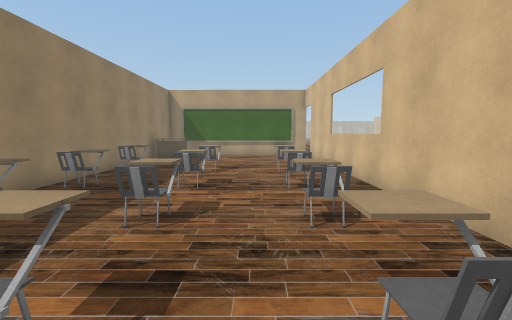
[1] (above)

18 first-person views from a walk through a Unity game level. The camera is 1.5 m above the floor, tilts 6° down and sees 90° across. The floor is counted in squares, 1 m on a side. Each view is taken from the middle of a square. On the plan, view 1 faces up. The plan holds only what a view shows up to about 13 squares ahead; the rest is blank. The place goes on beyond the plan. The player is left out. Door leaves are left out, so doorways stand open.

[2]
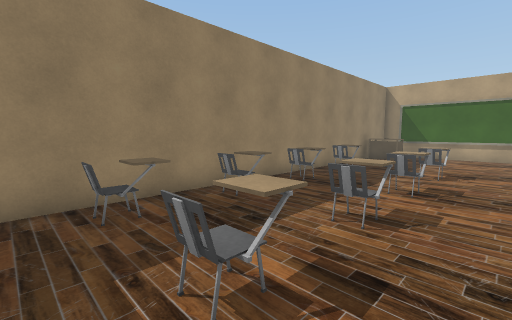

[3]
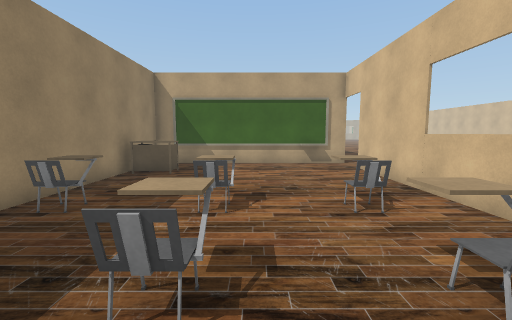

[4]
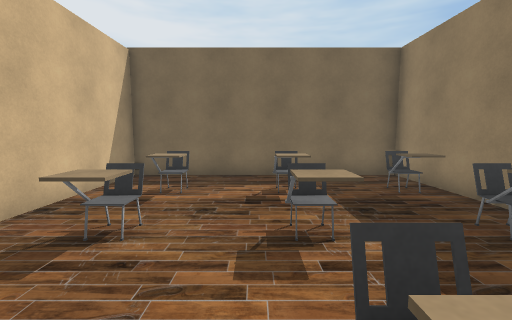

[5]
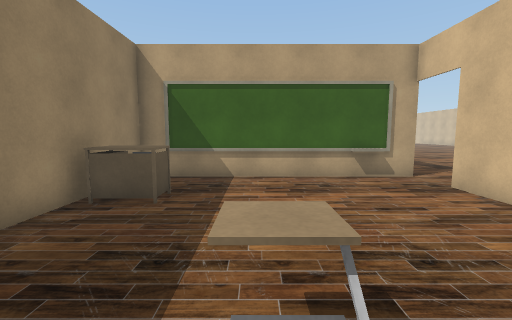

[6]
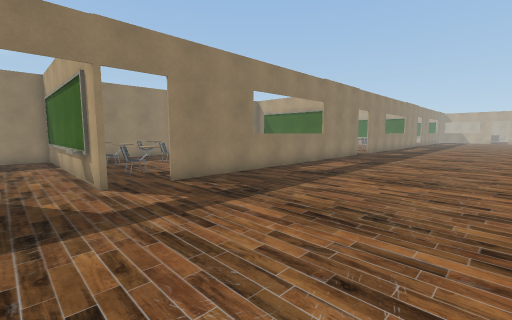

[7]
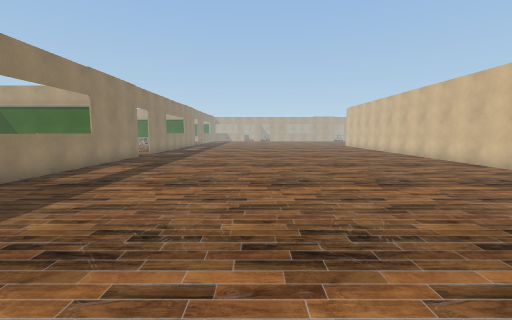

[8]
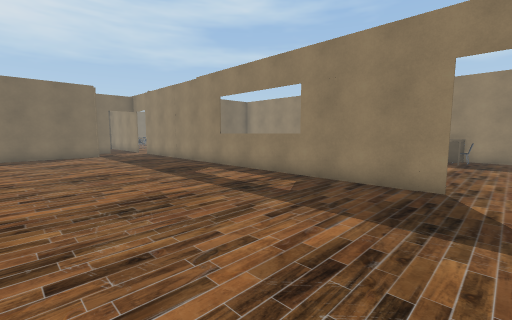

[9]
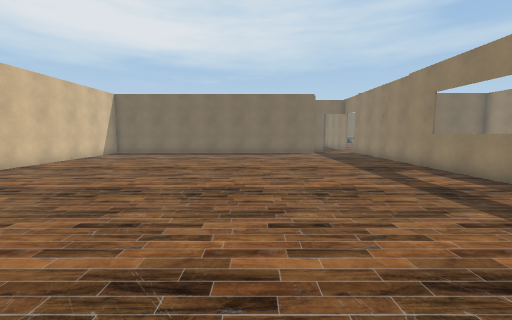

[10]
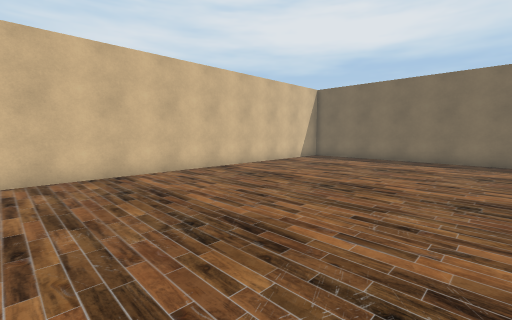

[11]
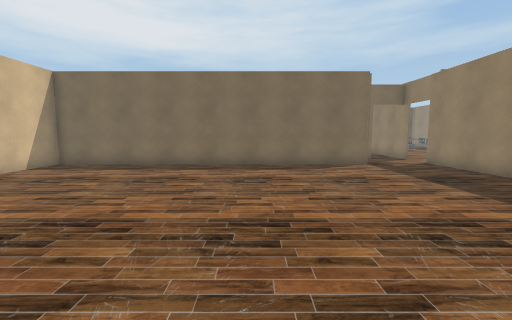

[12]
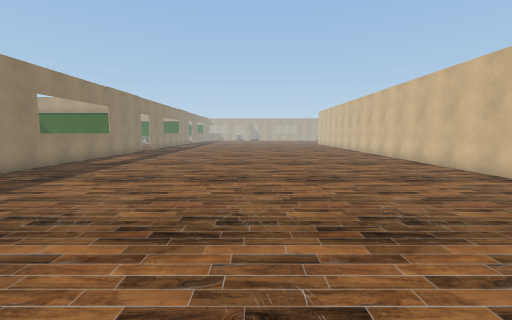

[13]
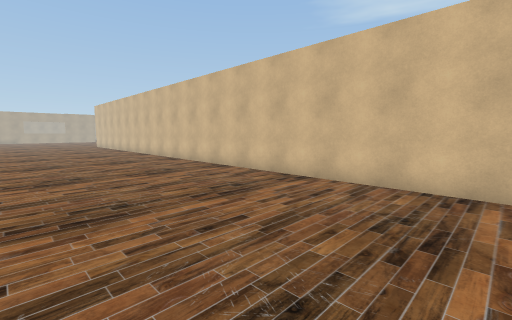

[14]
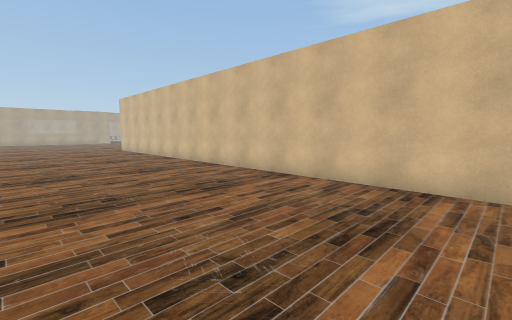

[15]
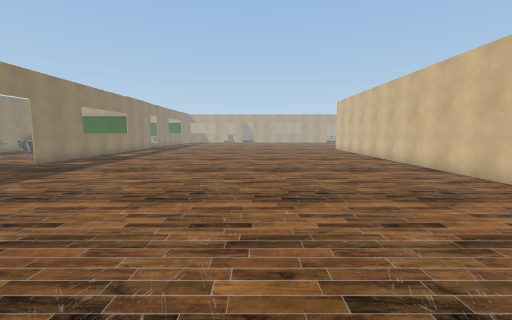

[16]
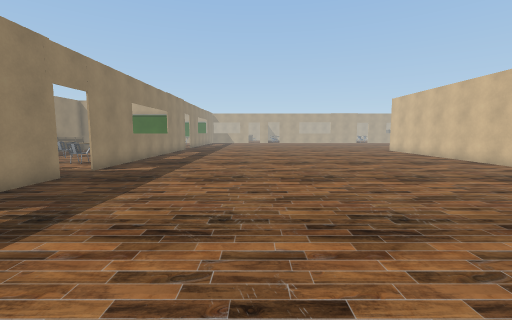

[17]
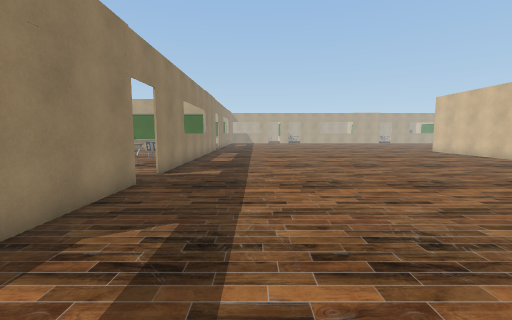

[18]
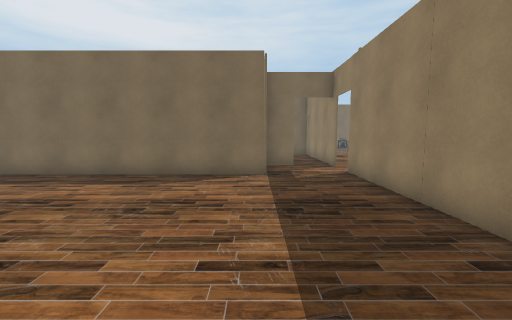

### Floor plan
Points are (right, up) in squares from view 1. A wall is a line through its corners. A room is listed if a view was taken in it or the views show most of it. See-through windows are left out.
Room 1 (views 1, 2, 3, 4, 5)
walls: (3.5, 17.8) (-6, 17.8) (-6, -1.2) (3.4, -1.2) (3.4, 16)
low walls: (2.2, 17.4) (1.2, 17.4)
ways out: open door at (3, 17.5) to room 2
objects: chair (-5, 2); chair (-5, 4) to (-5, 5); chair (-5, 7) to (-5, 8); chair (-5, 10); table (-5, 15) to (-4, 15); other object (-5, 16); chair (-2, 1) to (-2, 2); chair (-2, 4) to (-2, 5); chair (-2, 7) to (-2, 8); chair (-2, 10); chair (1, 2); chair (1, 4) to (1, 5); chair (1, 7) to (1, 8); chair (1, 10)
Room 2 (views 6, 7, 8, 9, 10, 11, 12, 13, 14, 15, 16, 17, 18)
walls: (3.4, 16) (3.4, -1.9); (3.5, 33.5) (3.5, 19.8); (21.5, 4.9) (21.5, 38.1); (6.5, -1.2) (21.5, -1.2) (21.5, 1.6); (3.5, 39.1) (3.5, 35.1); (5.1, -4) (6.5, -4)
ways out: open door at (3, 17.5) to room 1; open door at (3, -2.5); open door at (3, 34.5); open door at (4.5, -4)

Positions as (right, up) in squares from view 1, and headings:
1: (0, 0), facing up
2: (0, 0), facing up-left
3: (-1, 5), facing up
4: (-1, 8), facing down
5: (-2, 9), facing up
6: (11, 16), facing up-left
7: (11, 17), facing up
8: (11, 17), facing down-left
9: (11, 18), facing down
10: (12, 14), facing down-right
11: (12, 11), facing down
12: (13, 12), facing up
13: (14, 15), facing up-right
14: (14, 23), facing up-right
15: (14, 23), facing up
16: (10, 25), facing up
17: (7, 26), facing up
18: (7, 8), facing down
